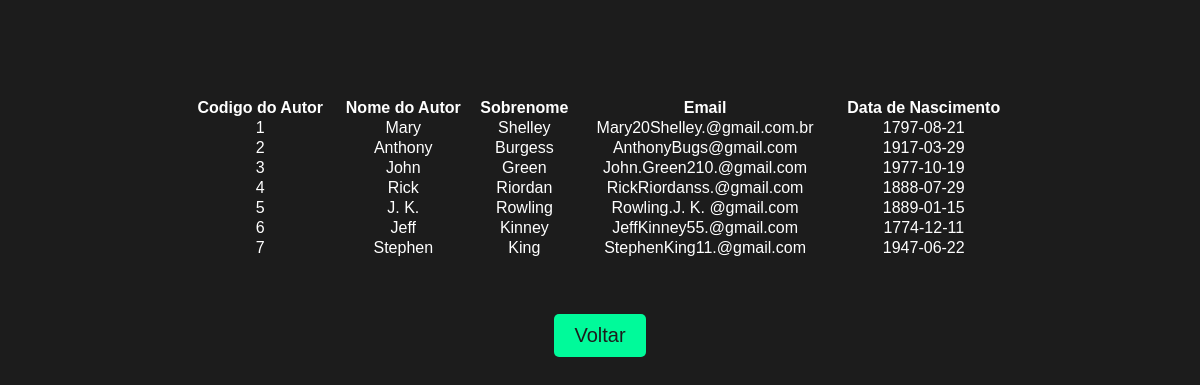
Page /ListarAut.php on the committed database.
### tables this page shows
CREATE TABLE `autor` (
  `Cod_autor` int(11) NOT NULL,
  `NomeAutor` varchar(50) NOT NULL,
  `Sobrenome` varchar(50) NOT NULL,
  `Email` varchar(50) NOT NULL,
  `Nasc` date NOT NULL
);

### autor.php (called while the page is built, shortened)
<?php
class autor
{
    function listar()
    {
        try
        {
            $this-> conn = new Conectar();
            $sql = $this->conn->query("select * from autor order by Cod_autor");
            $sql->execute();
            return $sql->fetchAll();
        }
        catch(PDOException $exc){
            echo 'Erro ao consultar a consulta'. $exc->getMessage();
        }
    }
}
?>

### ListarAut.php (the view, shortened to what this page needs)
<!DOCTYPE html>
<html lang="en">
<head>
<?php
include_once 'autor.php';
$p = new autor();
$pro_bd = $p->listar();
?>
</head>
<body>
<section>
<br>
<table style="width:70%; margin: 0 auto; border-collapse: collapse; color: #fff;">
<tr>
<th>Codigo do Autor</th>
<th>Nome do Autor</th>
<th>Sobrenome</th>
<th>Email</th>
<th>Data de Nascimento</th>
</tr>
<?php
            if (is_array($pro_bd)) {
                foreach ($pro_bd as $pro_mostrar) {
                    echo "<tr>";
                    echo "<td>" . $pro_mostrar[0] . "</td>";
                    echo "<td>" . $pro_mostrar[1] . "</td>";
                    echo "<td>" . $pro_mostrar[2] . "</td>";
                    echo "<td>" . $pro_mostrar[3] . "</td>";
                    echo "<td>" . $pro_mostrar[4] . "</td>";
                    echo "</tr>";
                }
            }
            ?>
</table>
<br><br>
<button> <a href='Menu2.html'>Voltar</a></button>
</section>
</body>
</html>

### ListarAut.php (style rules this page uses)
body { font-family: "Century Gothic", sans-serif; text-align: center; background-color: #1C1C1C; margin-top: 5rem; color: #fff; }
a { text-decoration: none; font-size: 20px; color: #1C1C1C; }
button { padding: 10px 20px; font-size: 20px; background-color: #00FA9A; background-color: #00FA9A; border: none; border-radius: 5px; cursor: pointer; margin-top: 20px; transition: background-color 0.3s, color 0.3s; }

### rows in the picture
autor: Cod_autor "1", NomeAutor "Mary", Sobrenome "Shelley", Email "Mary20Shelley.@gmail.com.br", Nasc "1797-08-21"
autor: Cod_autor "2", NomeAutor "Anthony", Sobrenome "Burgess", Email "AnthonyBugs@gmail.com", Nasc "1917-03-29"
autor: Cod_autor "3", NomeAutor "John", Sobrenome "Green", Email "John.Green210.@gmail.com", Nasc "1977-10-19"
autor: Cod_autor "4", NomeAutor "Rick", Sobrenome "Riordan", Email "RickRiordanss.@gmail.com", Nasc "1888-07-29"
autor: Cod_autor "5", NomeAutor "J. K.", Sobrenome "Rowling", Email "Rowling.J. K. @gmail.com", Nasc "1889-01-15"
autor: Cod_autor "6", NomeAutor "Jeff", Sobrenome "Kinney", Email "JeffKinney55.@gmail.com", Nasc "1774-12-11"
autor: Cod_autor "7", NomeAutor "Stephen", Sobrenome "King", Email "StephenKing11.@gmail.com", Nasc "1947-06-22"
